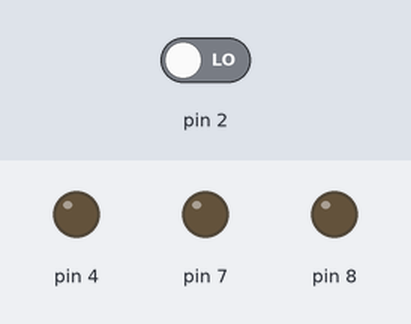
The sketch below on a simulated Arduino Uno, built with avr-gcc and run on an emulated ATmega328P. On the bench: output pins drawn as LEDs (lit = HIGH). Dashed ring = blinking. The inputs (shaded band) are chosen by the test bench; at power-on: pin 2 LOW.

Above: at 1.2 s.
1.3 s: pin 2 driven HIGH
At 1.8 s:
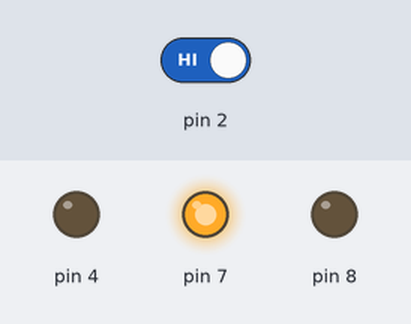
At 3.6 s:
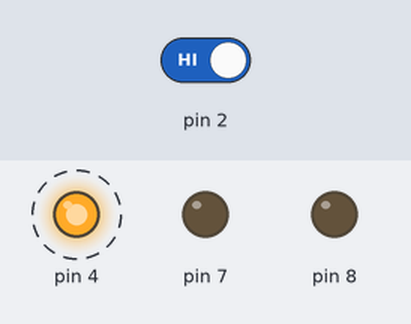
5.8 s: pin 2 driven HIGH
At 6.4 s:
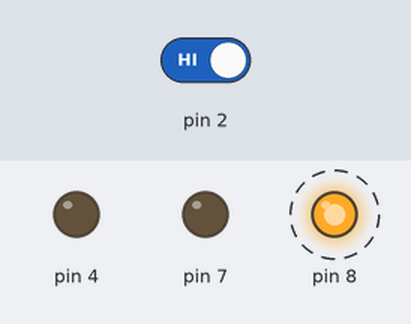
Timing chart, 0 to 14.8 s (numbered marks = the images above; inputs shaded):
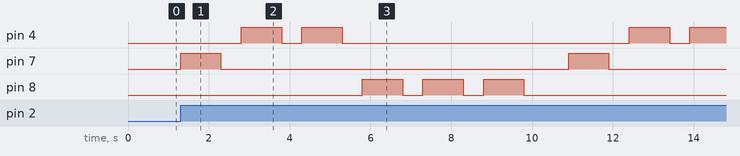

Measured:
- after the input at 1.3 s, pin 4: alternates HIGH for 1.0 s and LOW for 0.50 s, starting after 1.5 s; pin 7: LOW → HIGH at once, → LOW 1.0 s later
- by itself, pin 8: alternates HIGH for 1.0 s and LOW for 0.50 s, 6 changes in all, then stays LOW

The sketch:

Count_Equal_Blink.ino
```cpp
//////press switch once time then one led will blink for 1 time  led1=7
/////press switch twice times 2nd led will blink for twice ....  led2=4
/////press switch thrice times 3nd led will blink for twice .... led3=8

int a;
int i=0;
void setup() {
pinMode(7,OUTPUT);
pinMode(8,OUTPUT);
pinMode(4,OUTPUT);
pinMode(2,INPUT);
}

void loop() {
  if(a=(digitalRead(2)==HIGH))
  {

    int count=0;
    if(a>0)
    {count++;
    }
     i+=count;
    if(i==1)
    {
     for(int x=1;x<=i;x++)
      {
      digitalWrite(7,HIGH);
      delay(1000);
      digitalWrite(7,LOW);
      delay(500);
      }
    }

     if(i==2)
    {
      for(int y=1;y<=i;y++)
      {
        digitalWrite(4,HIGH);
        delay(1000);
        digitalWrite(4,LOW);
        delay(500);
      }
    }

     if(i==3)
    {
      for(int z=1;z<=i;z++)
      {
        digitalWrite(8,HIGH);
        delay(1000);
        digitalWrite(8,LOW);
        delay(500);
      }
    }

  }
}


/*
// constants won't change. They're used here to set pin numbers:
const int buttonPin = 2;    // the number of the pushbutton pin
const int ledPin =7 ;// the number of the LED pin
const int ledPin2=4;
const int ledPin3=8;

// Variables will change:
int ledState = HIGH;         // the current state of the output pin
int buttonState;             // the current reading from the input pin
int lastButtonState = LOW;   // the previous reading from the input pin

// the following variables are unsigned longs because the time, measured in
// milliseconds, will quickly become a bigger number than can be stored in an int.
unsigned long lastDebounceTime = 0;  // the last time the output pin was toggled
unsigned long debounceDelay = 50;    // the debounce time; increase if the output flickers

void setup() {
  pinMode(buttonPin, INPUT);
  pinMode(ledPin, OUTPUT);
  pinMode(ledPin2, OUTPUT);
  pinMode(ledPin3, OUTPUT);
  // set initial LED state
  digitalWrite(ledPin, ledState);
}

void loop() {
  // read the state of the switch into a local variable:
  int reading = digitalRead(buttonPin);

  // check to see if you just pressed the button
  // (i.e. the input went from LOW to HIGH), and you've waited long enough
  // since the last press to ignore any noise:

  // If the switch changed, due to noise or pressing:
  if (reading != lastButtonState) {
    // reset the debouncing timer
    lastDebounceTime = millis();
  }

  if ((millis() - lastDebounceTime) > debounceDelay) {
    // whatever the reading is at, it's been there for longer than the debounce
    // delay, so take it as the actual current state:


    if (reading != buttonState) {
      buttonState = reading;


      if (buttonState == HIGH) {
        ledState = !ledState;
      }
    }
  }

  digitalWrite(ledPin, ledState);
  delay(500);

  lastButtonState = reading;
}
*/
```
